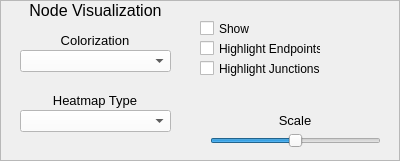
        <widget class="QFrame" name="frame_2">
         <property name="minimumSize">
          <size>
           <width>400</width>
           <height>0</height>
          </size>
         </property>
         <property name="frameShape">
          <enum>QFrame::StyledPanel</enum>
         </property>
         <property name="frameShadow">
          <enum>QFrame::Plain</enum>
         </property>
         <widget class="QLabel" name="DisplayOptions">
          <property name="geometry">
           <rect>
            <x>10</x>
            <y>0</y>
            <width>171</width>
            <height>20</height>
           </rect>
          </property>
          <property name="minimumSize">
           <size>
            <width>170</width>
            <height>20</height>
           </size>
          </property>
          <property name="font">
           <font>
            <pointsize>12</pointsize>
           </font>
          </property>
          <property name="text">
           <string>Node Visualization</string>
          </property>
          <property name="alignment">
           <set>Qt::AlignCenter</set>
          </property>
         </widget>
         <widget class="QComboBox" name="nodeColorization">
          <property name="geometry">
           <rect>
            <x>20</x>
            <y>50</y>
            <width>151</width>
            <height>22</height>
           </rect>
          </property>
          <property name="palette">
           <palette>
            <active>
             <colorrole role="WindowText">
              <brush brushstyle="SolidPattern">
               <color alpha="255">
                <red>0</red>
                <green>0</green>
                <blue>0</blue>
               </color>
              </brush>
             </colorrole>
             <colorrole role="Button">
              <brush brushstyle="SolidPattern">
               <color alpha="255">
                <red>255</red>
                <green>255</green>
                <blue>255</blue>
               </color>
              </brush>
             </colorrole>
             <colorrole role="Light">
              <brush brushstyle="SolidPattern">
               <color alpha="255">
                <red>255</red>
                <green>255</green>
                <blue>255</blue>
               </color>
              </brush>
             </colorrole>
             <colorrole role="Midlight">
              <brush brushstyle="SolidPattern">
               <color alpha="255">
                <red>255</red>
                <green>255</green>
                <blue>255</blue>
               </color>
              </brush>
             </colorrole>
             <colorrole role="Dark">
              <brush brushstyle="SolidPattern">
               <color alpha="255">
                <red>127</red>
                <green>127</green>
                <blue>127</blue>
               </color>
              </brush>
             </colorrole>
             <colorrole role="Mid">
              <brush brushstyle="SolidPattern">
               <color alpha="255">
                <red>170</red>
                <green>170</green>
                <blue>170</blue>
               </color>
              </brush>
             </colorrole>
             <colorrole role="Text">
              <brush brushstyle="SolidPattern">
               <color alpha="255">
                <red>0</red>
                <green>0</green>
                <blue>0</blue>
               </color>
              </brush>
             </colorrole>
             <colorrole role="BrightText">
              <brush brushstyle="SolidPattern">
               <color alpha="255">
                <red>255</red>
                <green>255</green>
                <blue>255</blue>
               </color>
              </brush>
             </colorrole>
             <colorrole role="ButtonText">
              <brush brushstyle="SolidPattern">
               <color alpha="255">
                <red>0</red>
                <green>0</green>
                <blue>0</blue>
               </color>
              </brush>
             </colorrole>
             <colorrole role="Base">
              <brush brushstyle="SolidPattern">
               <color alpha="255">
                <red>255</red>
                <green>255</green>
                <blue>255</blue>
               </color>
              </brush>
             </colorrole>
             <colorrole role="Window">
              <brush brushstyle="SolidPattern">
               <color alpha="255">
                <red>255</red>
                <green>255</green>
                <blue>255</blue>
               </color>
              </brush>
             </colorrole>
             <colorrole role="Shadow">
              <brush brushstyle="SolidPattern">
               <color alpha="255">
                <red>0</red>
                <green>0</green>
                <blue>0</blue>
               </color>
              </brush>
             </colorrole>
             <colorrole role="AlternateBase">
              <brush brushstyle="SolidPattern">
               <color alpha="255">
                <red>255</red>
                <green>255</green>
                <blue>255</blue>
               </color>
              </brush>
             </colorrole>
             <colorrole role="ToolTipBase">
              <brush brushstyle="SolidPattern">
               <color alpha="255">
                <red>255</red>
                <green>255</green>
                <blue>220</blue>
               </color>
              </brush>
             </colorrole>
             <colorrole role="ToolTipText">
              <brush brushstyle="SolidPattern">
               <color alpha="255">
                <red>0</red>
                <green>0</green>
                <blue>0</blue>
               </color>
              </brush>
             </colorrole>
            </active>
            <inactive>
             <colorrole role="WindowText">
              <brush brushstyle="SolidPattern">
               <color alpha="255">
                <red>0</red>
                <green>0</green>
                <blue>0</blue>
               </color>
              </brush>
             </colorrole>
             <colorrole role="Button">
              <brush brushstyle="SolidPattern">
               <color alpha="255">
                <red>255</red>
                <green>255</green>
                <blue>255</blue>
               </color>
              </brush>
             </colorrole>
             <colorrole role="Light">
              <brush brushstyle="SolidPattern">
               <color alpha="255">
                <red>255</red>
                <green>255</green>
                <blue>255</blue>
               </color>
              </brush>
             </colorrole>
             <colorrole role="Midlight">
              <brush brushstyle="SolidPattern">
               <color alpha="255">
                <red>255</red>
                <green>255</green>
                <blue>255</blue>
               </color>
              </brush>
             </colorrole>
             <colorrole role="Dark">
              <brush brushstyle="SolidPattern">
               <color alpha="255">
                <red>127</red>
                <green>127</green>
                <blue>127</blue>
               </color>
              </brush>
             </colorrole>
             <colorrole role="Mid">
              <brush brushstyle="SolidPattern">
               <color alpha="255">
                <red>170</red>
                <green>170</green>
                <blue>170</blue>
               </color>
              </brush>
             </colorrole>
             <colorrole role="Text">
              <brush brushstyle="SolidPattern">
               <color alpha="255">
                <red>0</red>
                <green>0</green>
                <blue>0</blue>
               </color>
              </brush>
             </colorrole>
             <colorrole role="BrightText">
              <brush brushstyle="SolidPattern">
               <color alpha="255">
                <red>255</red>
                <green>255</green>
                <blue>255</blue>
               </color>
              </brush>
             </colorrole>
             <colorrole role="ButtonText">
              <brush brushstyle="SolidPattern">
               <color alpha="255">
                <red>0</red>
                <green>0</green>
                <blue>0</blue>
               </color>
              </brush>
             </colorrole>
             <colorrole role="Base">
              <brush brushstyle="SolidPattern">
               <color alpha="255">
                <red>255</red>
                <green>255</green>
                <blue>255</blue>
               </color>
              </brush>
             </colorrole>
             <colorrole role="Window">
              <brush brushstyle="SolidPattern">
               <color alpha="255">
                <red>255</red>
                <green>255</green>
                <blue>255</blue>
               </color>
              </brush>
             </colorrole>
             <colorrole role="Shadow">
              <brush brushstyle="SolidPattern">
               <color alpha="255">
                <red>0</red>
                <green>0</green>
                <blue>0</blue>
               </color>
              </brush>
             </colorrole>
             <colorrole role="AlternateBase">
              <brush brushstyle="SolidPattern">
               <color alpha="255">
                <red>255</red>
                <green>255</green>
                <blue>255</blue>
               </color>
              </brush>
             </colorrole>
             <colorrole role="ToolTipBase">
              <brush brushstyle="SolidPattern">
               <color alpha="255">
                <red>255</red>
                <green>255</green>
                <blue>220</blue>
               </color>
              </brush>
             </colorrole>
             <colorrole role="ToolTipText">
              <brush brushstyle="SolidPattern">
               <color alpha="255">
                <red>0</red>
                <green>0</green>
                <blue>0</blue>
               </color>
              </brush>
             </colorrole>
            </inactive>
            <disabled>
             <colorrole role="WindowText">
              <brush brushstyle="SolidPattern">
               <color alpha="255">
                <red>127</red>
                <green>127</green>
                <blue>127</blue>
               </color>
              </brush>
             </colorrole>
             <colorrole role="Button">
              <brush brushstyle="SolidPattern">
               <color alpha="255">
                <red>255</red>
                <green>255</green>
                <blue>255</blue>
               </color>
              </brush>
             </colorrole>
             <colorrole role="Light">
              <brush brushstyle="SolidPattern">
               <color alpha="255">
                <red>255</red>
                <green>255</green>
                <blue>255</blue>
               </color>
              </brush>
             </colorrole>
             <colorrole role="Midlight">
              <brush brushstyle="SolidPattern">
               <color alpha="255">
                <red>255</red>
                <green>255</green>
                <blue>255</blue>
               </color>
              </brush>
             </colorrole>
             <colorrole role="Dark">
              <brush brushstyle="SolidPattern">
               <color alpha="255">
                <red>127</red>
                <green>127</green>
                <blue>127</blue>
               </color>
              </brush>
             </colorrole>
             <colorrole role="Mid">
              <brush brushstyle="SolidPattern">
               <color alpha="255">
                <red>170</red>
                <green>170</green>
                <blue>170</blue>
               </color>
              </brush>
             </colorrole>
             <colorrole role="Text">
              <brush brushstyle="SolidPattern">
               <color alpha="255">
                <red>127</red>
                <green>127</green>
                <blue>127</blue>
               </color>
              </brush>
             </colorrole>
             <colorrole role="BrightText">
              <brush brushstyle="SolidPattern">
               <color alpha="255">
                <red>255</red>
                <green>255</green>
                <blue>255</blue>
               </color>
              </brush>
             </colorrole>
             <colorrole role="ButtonText">
              <brush brushstyle="SolidPattern">
               <color alpha="255">
                <red>127</red>
                <green>127</green>
                <blue>127</blue>
               </color>
              </brush>
             </colorrole>
             <colorrole role="Base">
              <brush brushstyle="SolidPattern">
               <color alpha="255">
                <red>255</red>
                <green>255</green>
                <blue>255</blue>
               </color>
              </brush>
             </colorrole>
             <colorrole role="Window">
              <brush brushstyle="SolidPattern">
               <color alpha="255">
                <red>255</red>
                <green>255</green>
                <blue>255</blue>
               </color>
              </brush>
             </colorrole>
             <colorrole role="Shadow">
              <brush brushstyle="SolidPattern">
               <color alpha="255">
                <red>0</red>
                <green>0</green>
                <blue>0</blue>
               </color>
              </brush>
             </colorrole>
             <colorrole role="AlternateBase">
              <brush brushstyle="SolidPattern">
               <color alpha="255">
                <red>255</red>
                <green>255</green>
                <blue>255</blue>
               </color>
              </brush>
             </colorrole>
             <colorrole role="ToolTipBase">
              <brush brushstyle="SolidPattern">
               <color alpha="255">
                <red>255</red>
                <green>255</green>
                <blue>220</blue>
               </color>
              </brush>
             </colorrole>
             <colorrole role="ToolTipText">
              <brush brushstyle="SolidPattern">
               <color alpha="255">
                <red>0</red>
                <green>0</green>
                <blue>0</blue>
               </color>
              </brush>
             </colorrole>
            </disabled>
           </palette>
          </property>
         </widget>
         <widget class="QLabel" name="DisplayOptions_3">
          <property name="geometry">
           <rect>
            <x>40</x>
            <y>30</y>
            <width>110</width>
            <height>20</height>
           </rect>
          </property>
          <property name="minimumSize">
           <size>
            <width>110</width>
            <height>20</height>
           </size>
          </property>
          <property name="font">
           <font>
            <pointsize>10</pointsize>
           </font>
          </property>
          <property name="text">
           <string>Colorization</string>
          </property>
          <property name="alignment">
           <set>Qt::AlignCenter</set>
          </property>
         </widget>
         <widget class="QCheckBox" name="nodeHighlightEndpoints">
          <property name="geometry">
           <rect>
            <x>200</x>
            <y>40</y>
            <width>121</width>
            <height>17</height>
           </rect>
          </property>
          <property name="text">
           <string>Highlight Endpoints</string>
          </property>
         </widget>
         <widget class="QCheckBox" name="nodeHighlightJunctions">
          <property name="geometry">
           <rect>
            <x>200</x>
            <y>60</y>
            <width>121</width>
            <height>17</height>
           </rect>
          </property>
          <property name="text">
           <string>Highlight Junctions</string>
          </property>
         </widget>
         <widget class="QCheckBox" name="nodeShow">
          <property name="geometry">
           <rect>
            <x>200</x>
            <y>20</y>
            <width>121</width>
            <height>17</height>
           </rect>
          </property>
          <property name="text">
           <string>Show</string>
          </property>
         </widget>
         <widget class="QSlider" name="nodeScale">
          <property name="geometry">
           <rect>
            <x>210</x>
            <y>130</y>
            <width>171</width>
            <height>22</height>
           </rect>
          </property>
          <property name="maximum">
           <number>50</number>
          </property>
          <property name="sliderPosition">
           <number>25</number>
          </property>
          <property name="orientation">
           <enum>Qt::Horizontal</enum>
          </property>
         </widget>
         <widget class="QLabel" name="DisplayOptions_4">
          <property name="geometry">
           <rect>
            <x>240</x>
            <y>110</y>
            <width>110</width>
            <height>20</height>
           </rect>
          </property>
          <property name="minimumSize">
           <size>
            <width>110</width>
            <height>20</height>
           </size>
          </property>
          <property name="font">
           <font>
            <pointsize>10</pointsize>
           </font>
          </property>
          <property name="text">
           <string>Scale</string>
          </property>
          <property name="alignment">
           <set>Qt::AlignCenter</set>
          </property>
         </widget>
         <widget class="QComboBox" name="nodeHeatmapType">
          <property name="geometry">
           <rect>
            <x>20</x>
            <y>110</y>
            <width>151</width>
            <height>22</height>
           </rect>
          </property>
          <property name="palette">
           <palette>
            <active>
             <colorrole role="WindowText">
              <brush brushstyle="SolidPattern">
               <color alpha="255">
                <red>0</red>
                <green>0</green>
                <blue>0</blue>
               </color>
              </brush>
             </colorrole>
             <colorrole role="Button">
              <brush brushstyle="SolidPattern">
               <color alpha="255">
                <red>255</red>
                <green>255</green>
                <blue>255</blue>
               </color>
              </brush>
             </colorrole>
             <colorrole role="Light">
              <brush brushstyle="SolidPattern">
               <color alpha="255">
                <red>255</red>
                <green>255</green>
                <blue>255</blue>
               </color>
              </brush>
             </colorrole>
             <colorrole role="Midlight">
              <brush brushstyle="SolidPattern">
               <color alpha="255">
                <red>255</red>
                <green>255</green>
                <blue>255</blue>
               </color>
              </brush>
             </colorrole>
             <colorrole role="Dark">
              <brush brushstyle="SolidPattern">
               <color alpha="255">
                <red>127</red>
                <green>127</green>
                <blue>127</blue>
               </color>
              </brush>
             </colorrole>
             <colorrole role="Mid">
              <brush brushstyle="SolidPattern">
               <color alpha="255">
                <red>170</red>
                <green>170</green>
                <blue>170</blue>
               </color>
              </brush>
             </colorrole>
             <colorrole role="Text">
              <brush brushstyle="SolidPattern">
               <color alpha="255">
                <red>0</red>
                <green>0</green>
                <blue>0</blue>
               </color>
              </brush>
             </colorrole>
             <colorrole role="BrightText">
              <brush brushstyle="SolidPattern">
               <color alpha="255">
                <red>255</red>
                <green>255</green>
                <blue>255</blue>
               </color>
              </brush>
             </colorrole>
             <colorrole role="ButtonText">
              <brush brushstyle="SolidPattern">
               <color alpha="255">
                <red>0</red>
                <green>0</green>
                <blue>0</blue>
               </color>
              </brush>
             </colorrole>
             <colorrole role="Base">
              <brush brushstyle="SolidPattern">
               <color alpha="255">
                <red>255</red>
                <green>255</green>
                <blue>255</blue>
               </color>
              </brush>
             </colorrole>
             <colorrole role="Window">
              <brush brushstyle="SolidPattern">
               <color alpha="255">
                <red>255</red>
                <green>255</green>
                <blue>255</blue>
               </color>
              </brush>
             </colorrole>
             <colorrole role="Shadow">
              <brush brushstyle="SolidPattern">
               <color alpha="255">
                <red>0</red>
                <green>0</green>
                <blue>0</blue>
               </color>
              </brush>
             </colorrole>
             <colorrole role="AlternateBase">
              <brush brushstyle="SolidPattern">
               <color alpha="255">
                <red>255</red>
                <green>255</green>
                <blue>255</blue>
               </color>
              </brush>
             </colorrole>
             <colorrole role="ToolTipBase">
              <brush brushstyle="SolidPattern">
               <color alpha="255">
                <red>255</red>
                <green>255</green>
                <blue>220</blue>
               </color>
              </brush>
             </colorrole>
             <colorrole role="ToolTipText">
              <brush brushstyle="SolidPattern">
               <color alpha="255">
                <red>0</red>
                <green>0</green>
                <blue>0</blue>
               </color>
              </brush>
             </colorrole>
            </active>
            <inactive>
             <colorrole role="WindowText">
              <brush brushstyle="SolidPattern">
               <color alpha="255">
                <red>0</red>
                <green>0</green>
                <blue>0</blue>
               </color>
              </brush>
             </colorrole>
             <colorrole role="Button">
              <brush brushstyle="SolidPattern">
               <color alpha="255">
                <red>255</red>
                <green>255</green>
                <blue>255</blue>
               </color>
              </brush>
             </colorrole>
             <colorrole role="Light">
              <brush brushstyle="SolidPattern">
               <color alpha="255">
                <red>255</red>
                <green>255</green>
                <blue>255</blue>
               </color>
              </brush>
             </colorrole>
             <colorrole role="Midlight">
              <brush brushstyle="SolidPattern">
               <color alpha="255">
                <red>255</red>
                <green>255</green>
                <blue>255</blue>
               </color>
              </brush>
             </colorrole>
             <colorrole role="Dark">
              <brush brushstyle="SolidPattern">
               <color alpha="255">
                <red>127</red>
                <green>127</green>
                <blue>127</blue>
               </color>
              </brush>
             </colorrole>
             <colorrole role="Mid">
              <brush brushstyle="SolidPattern">
               <color alpha="255">
                <red>170</red>
                <green>170</green>
                <blue>170</blue>
               </color>
              </brush>
             </colorrole>
             <colorrole role="Text">
              <brush brushstyle="SolidPattern">
               <color alpha="255">
                <red>0</red>
                <green>0</green>
                <blue>0</blue>
               </color>
              </brush>
             </colorrole>
             <colorrole role="BrightText">
              <brush brushstyle="SolidPattern">
               <color alpha="255">
                <red>255</red>
                <green>255</green>
                <blue>255</blue>
               </color>
              </brush>
             </colorrole>
             <colorrole role="ButtonText">
              <brush brushstyle="SolidPattern">
               <color alpha="255">
                <red>0</red>
                <green>0</green>
                <blue>0</blue>
               </color>
              </brush>
             </colorrole>
             <colorrole role="Base">
              <brush brushstyle="SolidPattern">
               <color alpha="255">
                <red>255</red>
                <green>255</green>
                <blue>255</blue>
               </color>
              </brush>
             </colorrole>
             <colorrole role="Window">
              <brush brushstyle="SolidPattern">
               <color alpha="255">
                <red>255</red>
                <green>255</green>
                <blue>255</blue>
               </color>
              </brush>
             </colorrole>
             <colorrole role="Shadow">
              <brush brushstyle="SolidPattern">
               <color alpha="255">
                <red>0</red>
                <green>0</green>
                <blue>0</blue>
               </color>
              </brush>
             </colorrole>
             <colorrole role="AlternateBase">
              <brush brushstyle="SolidPattern">
               <color alpha="255">
                <red>255</red>
                <green>255</green>
                <blue>255</blue>
               </color>
              </brush>
             </colorrole>
             <colorrole role="ToolTipBase">
              <brush brushstyle="SolidPattern">
               <color alpha="255">
                <red>255</red>
                <green>255</green>
                <blue>220</blue>
               </color>
              </brush>
             </colorrole>
             <colorrole role="ToolTipText">
              <brush brushstyle="SolidPattern">
               <color alpha="255">
                <red>0</red>
                <green>0</green>
                <blue>0</blue>
               </color>
              </brush>
             </colorrole>
            </inactive>
            <disabled>
             <colorrole role="WindowText">
              <brush brushstyle="SolidPattern">
               <color alpha="255">
                <red>127</red>
                <green>127</green>
                <blue>127</blue>
               </color>
              </brush>
             </colorrole>
             <colorrole role="Button">
              <brush brushstyle="SolidPattern">
               <color alpha="255">
                <red>255</red>
                <green>255</green>
                <blue>255</blue>
               </color>
              </brush>
             </colorrole>
             <colorrole role="Light">
              <brush brushstyle="SolidPattern">
               <color alpha="255">
                <red>255</red>
                <green>255</green>
                <blue>255</blue>
               </color>
              </brush>
             </colorrole>
             <colorrole role="Midlight">
              <brush brushstyle="SolidPattern">
               <color alpha="255">
                <red>255</red>
                <green>255</green>
                <blue>255</blue>
               </color>
              </brush>
             </colorrole>
             <colorrole role="Dark">
              <brush brushstyle="SolidPattern">
               <color alpha="255">
                <red>127</red>
                <green>127</green>
                <blue>127</blue>
               </color>
              </brush>
             </colorrole>
             <colorrole role="Mid">
              <brush brushstyle="SolidPattern">
               <color alpha="255">
                <red>170</red>
                <green>170</green>
                <blue>170</blue>
               </color>
              </brush>
             </colorrole>
             <colorrole role="Text">
              <brush brushstyle="SolidPattern">
               <color alpha="255">
                <red>127</red>
                <green>127</green>
                <blue>127</blue>
               </color>
              </brush>
             </colorrole>
             <colorrole role="BrightText">
              <brush brushstyle="SolidPattern">
               <color alpha="255">
                <red>255</red>
                <green>255</green>
                <blue>255</blue>
               </color>
              </brush>
             </colorrole>
             <colorrole role="ButtonText">
              <brush brushstyle="SolidPattern">
               <color alpha="255">
                <red>127</red>
                <green>127</green>
                <blue>127</blue>
               </color>
              </brush>
             </colorrole>
             <colorrole role="Base">
              <brush brushstyle="SolidPattern">
               <color alpha="255">
                <red>255</red>
                <green>255</green>
                <blue>255</blue>
               </color>
              </brush>
             </colorrole>
             <colorrole role="Window">
              <brush brushstyle="SolidPattern">
               <color alpha="255">
                <red>255</red>
                <green>255</green>
                <blue>255</blue>
               </color>
              </brush>
             </colorrole>
             <colorrole role="Shadow">
              <brush brushstyle="SolidPattern">
               <color alpha="255">
                <red>0</red>
                <green>0</green>
                <blue>0</blue>
               </color>
              </brush>
             </colorrole>
             <colorrole role="AlternateBase">
              <brush brushstyle="SolidPattern">
               <color alpha="255">
                <red>255</red>
                <green>255</green>
                <blue>255</blue>
               </color>
              </brush>
             </colorrole>
             <colorrole role="ToolTipBase">
              <brush brushstyle="SolidPattern">
               <color alpha="255">
                <red>255</red>
                <green>255</green>
                <blue>220</blue>
               </color>
              </brush>
             </colorrole>
             <colorrole role="ToolTipText">
              <brush brushstyle="SolidPattern">
               <color alpha="255">
                <red>0</red>
                <green>0</green>
                <blue>0</blue>
               </color>
              </brush>
             </colorrole>
            </disabled>
           </palette>
          </property>
         </widget>
         <widget class="QLabel" name="DisplayOptions_7">
          <property name="geometry">
           <rect>
            <x>40</x>
            <y>90</y>
            <width>110</width>
            <height>20</height>
           </rect>
          </property>
          <property name="minimumSize">
           <size>
            <width>110</width>
            <height>20</height>
           </size>
          </property>
          <property name="font">
           <font>
            <pointsize>10</pointsize>
           </font>
          </property>
          <property name="text">
           <string>Heatmap Type</string>
          </property>
          <property name="alignment">
           <set>Qt::AlignCenter</set>
          </property>
         </widget>
        </widget>
